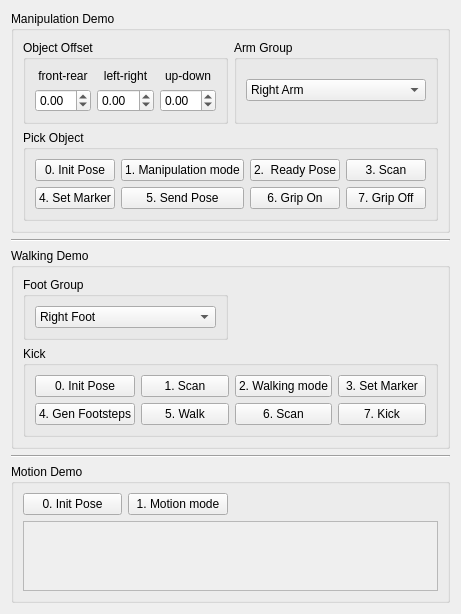
         <widget class="QWidget" name="tab_demo">
          <attribute name="title">
           <string>Demo</string>
          </attribute>
          <layout class="QVBoxLayout" name="verticalLayout_9">
           <item>
            <widget class="QGroupBox" name="groupBox_manipulation_demo">
             <property name="title">
              <string>Manipulation Demo</string>
             </property>
             <layout class="QGridLayout" name="gridLayout_11">
              <item row="0" column="0">
               <widget class="QGroupBox" name="groupBox_object_offset">
                <property name="title">
                 <string>Object Offset</string>
                </property>
                <layout class="QGridLayout" name="gridLayout_12">
                 <item row="0" column="0">
                  <widget class="QLabel" name="label_20">
                   <property name="text">
                    <string>front-rear</string>
                   </property>
                   <property name="alignment">
                    <set>Qt::AlignCenter</set>
                   </property>
                  </widget>
                 </item>
                 <item row="0" column="1">
                  <widget class="QLabel" name="label_21">
                   <property name="text">
                    <string>left-right</string>
                   </property>
                   <property name="alignment">
                    <set>Qt::AlignCenter</set>
                   </property>
                  </widget>
                 </item>
                 <item row="0" column="2">
                  <widget class="QLabel" name="label_22">
                   <property name="text">
                    <string>up-down</string>
                   </property>
                   <property name="alignment">
                    <set>Qt::AlignCenter</set>
                   </property>
                  </widget>
                 </item>
                 <item row="1" column="0">
                  <widget class="QDoubleSpinBox" name="dSpinBox_offset_x">
                   <property name="minimum">
                    <double>-1.000000000000000</double>
                   </property>
                   <property name="maximum">
                    <double>1.000000000000000</double>
                   </property>
                   <property name="singleStep">
                    <double>0.010000000000000</double>
                   </property>
                  </widget>
                 </item>
                 <item row="1" column="1">
                  <widget class="QDoubleSpinBox" name="dSpinBox_offset_y">
                   <property name="minimum">
                    <double>-1.000000000000000</double>
                   </property>
                   <property name="maximum">
                    <double>1.000000000000000</double>
                   </property>
                   <property name="singleStep">
                    <double>0.010000000000000</double>
                   </property>
                  </widget>
                 </item>
                 <item row="1" column="2">
                  <widget class="QDoubleSpinBox" name="dSpinBox_offset_z">
                   <property name="minimum">
                    <double>-1.000000000000000</double>
                   </property>
                   <property name="maximum">
                    <double>1.000000000000000</double>
                   </property>
                   <property name="singleStep">
                    <double>0.010000000000000</double>
                   </property>
                  </widget>
                 </item>
                </layout>
               </widget>
              </item>
              <item row="0" column="1">
               <widget class="QGroupBox" name="groupBox_arm_group">
                <property name="title">
                 <string>Arm Group</string>
                </property>
                <layout class="QVBoxLayout" name="verticalLayout_10">
                 <item>
                  <widget class="QComboBox" name="comboBox_arm_group">
                   <item>
                    <property name="text">
                     <string>Right Arm</string>
                    </property>
                   </item>
                   <item>
                    <property name="text">
                     <string>Left Arm</string>
                    </property>
                   </item>
                  </widget>
                 </item>
                </layout>
               </widget>
              </item>
              <item row="1" column="0" colspan="2">
               <widget class="QGroupBox" name="groupBox_pick_object">
                <property name="title">
                 <string>Pick Object</string>
                </property>
                <layout class="QGridLayout" name="gridLayout_14">
                 <item row="1" column="0">
                  <widget class="QPushButton" name="button_manipulation_demo_4">
                   <property name="enabled">
                    <bool>true</bool>
                   </property>
                   <property name="text">
                    <string>4. Set Marker</string>
                   </property>
                   <attribute name="buttonGroup">
                    <string notr="true">buttonGroup_manipulation_demo</string>
                   </attribute>
                  </widget>
                 </item>
                 <item row="0" column="1">
                  <widget class="QPushButton" name="button_manipulation_demo_1">
                   <property name="enabled">
                    <bool>true</bool>
                   </property>
                   <property name="text">
                    <string>1. Manipulation mode</string>
                   </property>
                   <attribute name="buttonGroup">
                    <string notr="true">buttonGroup_manipulation_demo</string>
                   </attribute>
                  </widget>
                 </item>
                 <item row="0" column="2">
                  <widget class="QPushButton" name="button_manipulation_demo_2">
                   <property name="enabled">
                    <bool>true</bool>
                   </property>
                   <property name="text">
                    <string>2.  Ready Pose</string>
                   </property>
                   <attribute name="buttonGroup">
                    <string notr="true">buttonGroup_manipulation_demo</string>
                   </attribute>
                  </widget>
                 </item>
                 <item row="0" column="3">
                  <widget class="QPushButton" name="button_manipulation_demo_3">
                   <property name="enabled">
                    <bool>true</bool>
                   </property>
                   <property name="text">
                    <string>3. Scan</string>
                   </property>
                   <attribute name="buttonGroup">
                    <string notr="true">buttonGroup_manipulation_demo</string>
                   </attribute>
                  </widget>
                 </item>
                 <item row="0" column="0">
                  <widget class="QPushButton" name="button_manipulation_demo_0">
                   <property name="text">
                    <string>0. Init Pose</string>
                   </property>
                   <attribute name="buttonGroup">
                    <string notr="true">buttonGroup_manipulation_demo</string>
                   </attribute>
                  </widget>
                 </item>
                 <item row="1" column="1">
                  <widget class="QPushButton" name="button_manipulation_demo_5">
                   <property name="enabled">
                    <bool>true</bool>
                   </property>
                   <property name="text">
                    <string>5. Send Pose</string>
                   </property>
                   <attribute name="buttonGroup">
                    <string notr="true">buttonGroup_manipulation_demo</string>
                   </attribute>
                  </widget>
                 </item>
                 <item row="1" column="2">
                  <widget class="QPushButton" name="button_manipulation_demo_6">
                   <property name="text">
                    <string>6. Grip On</string>
                   </property>
                  </widget>
                 </item>
                 <item row="1" column="3">
                  <widget class="QPushButton" name="button_manipulation_demo_7">
                   <property name="text">
                    <string>7. Grip Off</string>
                   </property>
                  </widget>
                 </item>
                </layout>
               </widget>
              </item>
             </layout>
            </widget>
           </item>
           <item>
            <widget class="Line" name="line_8">
             <property name="orientation">
              <enum>Qt::Horizontal</enum>
             </property>
            </widget>
           </item>
           <item>
            <widget class="QGroupBox" name="groupBox_walking_demo">
             <property name="title">
              <string>Walking Demo</string>
             </property>
             <layout class="QGridLayout" name="gridLayout_13">
              <item row="0" column="0">
               <widget class="QGroupBox" name="groupBox_4">
                <property name="title">
                 <string>Foot Group</string>
                </property>
                <layout class="QVBoxLayout" name="verticalLayout_11">
                 <item>
                  <widget class="QComboBox" name="comboBox_kick_foot">
                   <item>
                    <property name="text">
                     <string>Right Foot</string>
                    </property>
                   </item>
                   <item>
                    <property name="text">
                     <string>Left Foot</string>
                    </property>
                   </item>
                  </widget>
                 </item>
                </layout>
               </widget>
              </item>
              <item row="1" column="0" colspan="2">
               <widget class="QGroupBox" name="groupBox_kick">
                <property name="title">
                 <string>Kick</string>
                </property>
                <layout class="QGridLayout" name="gridLayout_15">
                 <item row="0" column="3">
                  <widget class="QPushButton" name="button_walking_demo_3">
                   <property name="enabled">
                    <bool>true</bool>
                   </property>
                   <property name="text">
                    <string>3. Set Marker</string>
                   </property>
                   <attribute name="buttonGroup">
                    <string notr="true">buttonGroup_walking_demo</string>
                   </attribute>
                  </widget>
                 </item>
                 <item row="0" column="1">
                  <widget class="QPushButton" name="button_walking_demo_1">
                   <property name="enabled">
                    <bool>true</bool>
                   </property>
                   <property name="text">
                    <string>1. Scan</string>
                   </property>
                   <attribute name="buttonGroup">
                    <string notr="true">buttonGroup_walking_demo</string>
                   </attribute>
                  </widget>
                 </item>
                 <item row="0" column="2">
                  <widget class="QPushButton" name="button_walking_demo_2">
                   <property name="enabled">
                    <bool>true</bool>
                   </property>
                   <property name="text">
                    <string>2. Walking mode</string>
                   </property>
                   <attribute name="buttonGroup">
                    <string notr="true">buttonGroup_walking_demo</string>
                   </attribute>
                  </widget>
                 </item>
                 <item row="0" column="0">
                  <widget class="QPushButton" name="button_walking_demo_0">
                   <property name="text">
                    <string>0. Init Pose</string>
                   </property>
                   <attribute name="buttonGroup">
                    <string notr="true">buttonGroup_walking_demo</string>
                   </attribute>
                  </widget>
                 </item>
                 <item row="1" column="0">
                  <widget class="QPushButton" name="button_walking_demo_4">
                   <property name="enabled">
                    <bool>true</bool>
                   </property>
                   <property name="text">
                    <string>4. Gen Footsteps</string>
                   </property>
                   <attribute name="buttonGroup">
                    <string notr="true">buttonGroup_walking_demo</string>
                   </attribute>
                  </widget>
                 </item>
                 <item row="1" column="1">
                  <widget class="QPushButton" name="button_walking_demo_5">
                   <property name="enabled">
                    <bool>true</bool>
                   </property>
                   <property name="text">
                    <string>5. Walk</string>
                   </property>
                   <attribute name="buttonGroup">
                    <string notr="true">buttonGroup_walking_demo</string>
                   </attribute>
                  </widget>
                 </item>
                 <item row="1" column="3">
                  <widget class="QPushButton" name="button_walking_demo_7">
                   <property name="text">
                    <string>7. Kick</string>
                   </property>
                  </widget>
                 </item>
                 <item row="1" column="2">
                  <widget class="QPushButton" name="button_walking_demo_6">
                   <property name="text">
                    <string>6. Scan</string>
                   </property>
                  </widget>
                 </item>
                </layout>
               </widget>
              </item>
             </layout>
            </widget>
           </item>
           <item>
            <widget class="Line" name="line_9">
             <property name="orientation">
              <enum>Qt::Horizontal</enum>
             </property>
            </widget>
           </item>
           <item>
            <widget class="QGroupBox" name="groupBox_motion_demo">
             <property name="title">
              <string>Motion Demo</string>
             </property>
             <layout class="QGridLayout" name="gridLayout_16">
              <item row="0" column="1">
               <widget class="QPushButton" name="button_motion_demo_1">
                <property name="text">
                 <string>1. Motion mode</string>
                </property>
               </widget>
              </item>
              <item row="0" column="0">
               <widget class="QPushButton" name="button_motion_demo_0">
                <property name="text">
                 <string>0. Init Pose</string>
                </property>
               </widget>
              </item>
              <item row="0" column="2">
               <widget class="QLabel" name="label_23">
                <property name="text">
                 <string/>
                </property>
               </widget>
              </item>
              <item row="0" column="3">
               <widget class="QLabel" name="label_24">
                <property name="text">
                 <string/>
                </property>
               </widget>
              </item>
              <item row="1" column="0" colspan="4">
               <widget class="QScrollArea" name="scrollArea_action_module">
                <property name="widgetResizable">
                 <bool>true</bool>
                </property>
                <widget class="QWidget" name="scroll_widget_demo_motion">
                 <property name="geometry">
                  <rect>
                   <x>0</x>
                   <y>0</y>
                   <width>772</width>
                   <height>70</height>
                  </rect>
                 </property>
                </widget>
               </widget>
              </item>
             </layout>
            </widget>
           </item>
          </layout>
         </widget>
